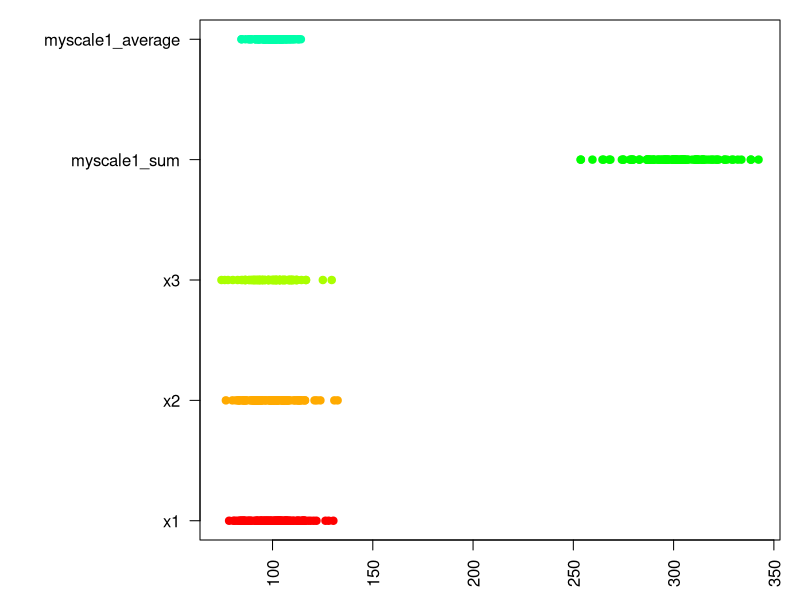
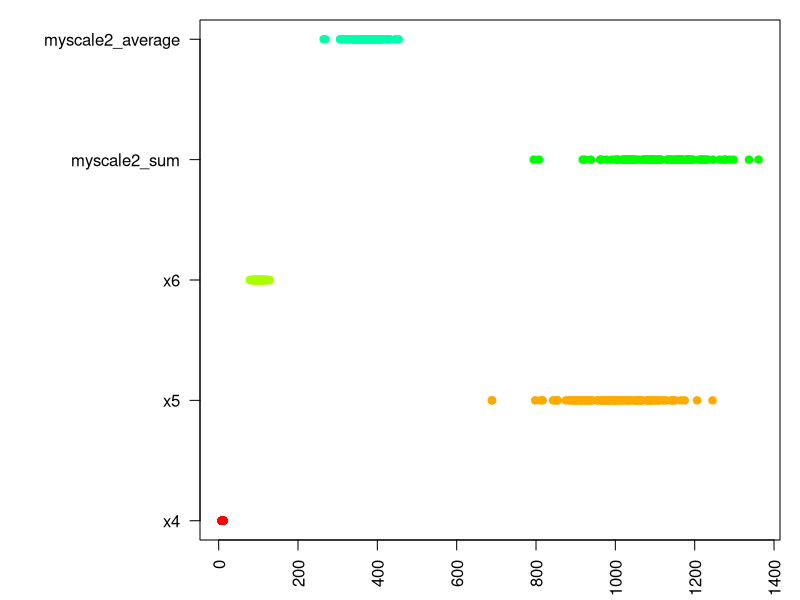
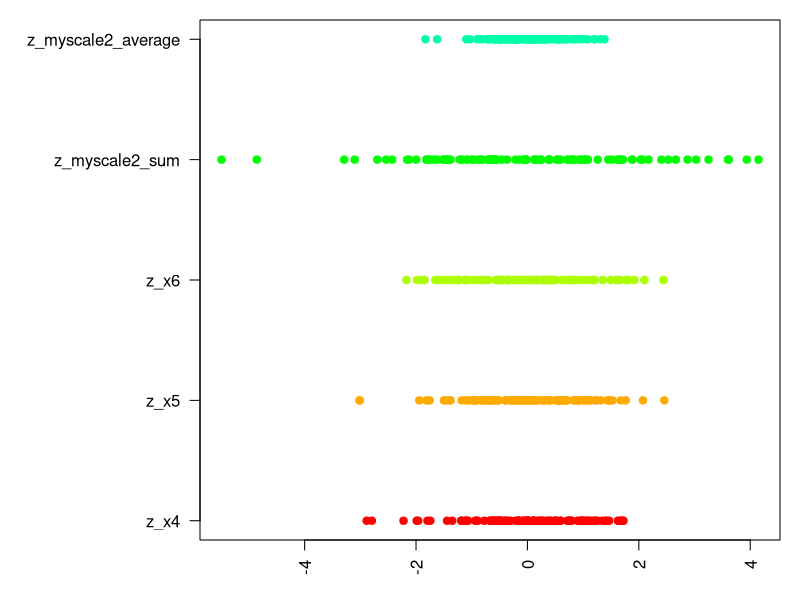

R code for these plots, in order:
## ---- chunk 1

knitr::opts_chunk$set(echo = TRUE,
                      fig.margin = TRUE)

## ---- chunk 2

N <- 100 # sample size

x1 <- rnorm(N, 100, 10)

x2 <- rnorm(N, 100, 10)

x3 <- rnorm(N, 100, 10)


## ---- chunk 3

myscale1_sum <- x1 + x2 +x3 # scale is sum of variables

myscale1_average <- (x1 + x2 + x3)/3 # scale is average of variables

mydata <- data.frame(x1, x2, x3, myscale1_sum, myscale1_average)

par(mar = c(3, 10, 1, 1)) # graph margins

stripchart(mydata, col = rainbow(9), pch=19, las = 2) # stripchart

## ---- chunk 4

N <- 100 # sample size

x4 <- rnorm(N, 10, 1)

x5 <- rnorm(N, 1000, 100)

x6 <- rnorm(N, 100, 10)


## ---- chunk 5

myscale2_sum <- x4 + x5 +x6 # scale is sum of variables

myscale2_average <- (x4 + x5 + x6)/3 # scale is average of variables

mydata2 <- data.frame(x4, x5, x6, myscale2_sum, myscale2_average)

par(mar = c(3, 10, 1, 1)) # graph margins

stripchart(mydata2, col = rainbow(9), pch=19, las = 2) # stripchart


## ---- chunk 6

z_x4 <- (x4 - mean(x4))/ sd(x4) # standardize

z_x5 <- (x5 - mean(x5))/ sd(x5) # standardize

z_x6 <- (x6 - mean(x6))/ sd(x6) # standardize

z_myscale2_sum <- z_x4 + z_x5 + z_x6 # scale is sum of variables

z_myscale2_average <- (z_x4 + z_x5 + z_x6)/3 # scale is average of variables

mydata3 <- data.frame(z_x4, z_x5, z_x6, z_myscale2_sum, z_myscale2_average)

par(mar = c(3, 10, 1, 1)) # graph margins

stripchart(mydata3, col = rainbow(9), pch=19, las = 2) # stripchart

